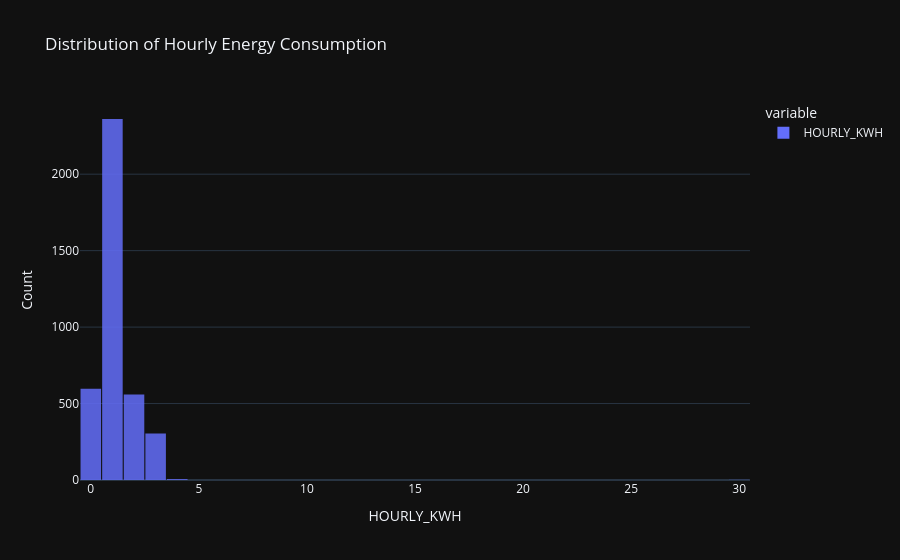

The notebook cell this image was saved under:
### Code cell
## Histogram -- Distribution of Hourly Energy Consumption

fig = px.histogram(
    hourly_df['HOURLY_KWH'],
    nbins=50,
    labels={'value': 'HOURLY_KWH'},
    title='Distribution of Hourly Energy Consumption',
    opacity=0.85
)

fig.update_layout(
    bargap=0.05,
    xaxis_title='HOURLY_KWH',
    yaxis_title='Count',
    template='plotly_dark'
)

fig.show()

### Figure 1 — Plotly figure (JSON) as saved in the notebook; plotly's stock layout.template omitted (floating-point values rounded to 4 significant figures; data arrays with more than 128 entries replaced by an {"elided": "..."} marker saying what was removed)
{"data": [{"bingroup": "x", "hovertemplate": "variable=HOURLY_KWH<br>HOURLY_KWH=%{x}<br>count=%{y}<extra></extra>", "legendgroup": "HOURLY_KWH", "marker": {"color": "#636efa", "opacity": 0.85, "pattern": {"shape": ""}}, "name": "HOURLY_KWH", "nbinsx": 50, "orientation": "v", "showlegend": true, "type": "histogram", "x": {"elided": "3828 float values"}, "xaxis": "x", "yaxis": "y"}], "layout": {"bargap": 0.05, "barmode": "relative", "legend": {"title": {"text": "variable"}, "tracegroupgap": 0}, "title": {"text": "Distribution of Hourly Energy Consumption"}, "xaxis": {"anchor": "y", "domain": [0, 1], "title": {"text": "HOURLY_KWH"}}, "yaxis": {"anchor": "x", "domain": [0, 1], "title": {"text": "Count"}}}}
